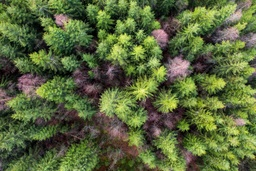
#> input picture images/aerial-drone-image-coniferous-forest_1093215-9582.jpg, 256 x 171 px, shrunk from 1060 x 706 before the run; its folder holds only this picture in this run
$ python TreeCoverage.py
#> lines starting #> are read from the running program, lines starting #| are printed output that depends on the picture
import cv2
import numpy as np
import os

# Global lists to store selected canopy and no-tree colors
global canopy_colors, no_tree_colors
canopy_colors = []  # List to store colors selected as part of the tree canopy
no_tree_colors = []  # List to store colors selected as non-tree areas

def load_image(image_path):
    """Loads an image from the specified path."""
    return cv2.imread(image_path)
#> returned value is the input picture: shape (171, 256, 3); mean B, G, R 60.1, 102.4, 89.4

def pick_color(event, x, y, flags, param):
    """Mouse callback function to select colors for tree and non-tree areas."""
    global canopy_colors, no_tree_colors
    image, selection_type = param  # Get the image and selection type (canopy/no_tree)

    if event == cv2.EVENT_LBUTTONDOWN:
        # Get a 5x5 region around the click point
        region = image[max(0, y-2):min(y+3, image.shape[0]), max(0, x-2):min(x+3, image.shape[1])]
        avg_color = np.mean(region.reshape(-1, 3), axis=0)  # Calculate the average color in the region

        # Append the average color to the respective list based on the selection type
        if selection_type == "canopy" and len(canopy_colors) < 4:
            canopy_colors.append(avg_color)
            print(f"Selected canopy color {len(canopy_colors)}: {avg_color}")
        elif selection_type == "no_tree" and len(no_tree_colors) < 3:
            no_tree_colors.append(avg_color)
            print(f"Selected no-tree color {len(no_tree_colors)}: {avg_color}")

        # Stop further selection when the required number of colors is selected
        if len(canopy_colors) >= 4 and selection_type == "canopy":
            cv2.destroyAllWindows()
        if len(no_tree_colors) >= 3 and selection_type == "no_tree":
            cv2.destroyAllWindows()

def get_colors(image, selection_type):
    """Displays an image and allows the user to click on multiple areas to set colors."""
    global canopy_colors, no_tree_colors
    cv2.imshow(f"Select {selection_type.capitalize()} Colors (Click 4 for Canopy, 3 for No-Tree)", image)
    cv2.setMouseCallback(f"Select {selection_type.capitalize()} Colors (Click 4 for Canopy, 3 for No-Tree)", pick_color, (image, selection_type))
    cv2.waitKey(0)  # Wait for user input (mouse click)

def is_tree_pixel(pixel, reference_colors, threshold=50):
    """Determines if a pixel is likely part of a tree based on similarity to any of the selected canopy colors."""
    return any(np.linalg.norm(pixel - color) < threshold for color in reference_colors)

def analyze_grid(image, grid_size=(10, 10)):
    """Divides the image into a grid, analyzes tree coverage, and assigns a density value."""
#> called with grid_size = (10, 10)
    global canopy_colors, no_tree_colors

    # If colors are not selected yet, prompt the user to select them
    if not canopy_colors:
        print("Please select 4 tree canopy colors.")
        get_colors(image, "canopy")
    if not no_tree_colors:
        print("Please select 3 no-tree colors.")
        get_colors(image, "no_tree")

    height, width, _ = image.shape
#> height = 171; width = 256
    cell_height = height // grid_size[1]
#> cell_height = 17
    cell_width = width // grid_size[0]
#> cell_width = 25

    density_map = np.zeros(grid_size)  # Initialize a density map

    # Loop over each grid cell and calculate tree density
    for row in range(grid_size[1]):
        for col in range(grid_size[0]):
            x_start = col * cell_width
            y_start = row * cell_height
            x_end = x_start + cell_width
            y_end = y_start + cell_height

            cell = image[y_start:y_end, x_start:x_end]  # Extract the cell
            # Count pixels that match canopy colors
            tree_pixels = np.sum([is_tree_pixel(pixel, canopy_colors) for pixel in cell.reshape(-1, 3)])
            tree_density = tree_pixels / (cell_width * cell_height)  # Calculate density as the ratio of tree pixels

            density_map[row, col] = tree_density  # Store the density value for the current cell

    return density_map

def apply_heatmap(image, density_map, grid_size):
    """Applies a heatmap overlay to indicate tree density."""
#> called with density_map = array of shape (10, 10), grid_size = (10, 10)
    height, width, _ = image.shape
#> height = 171; width = 256
    cell_height = height // grid_size[1]
#> cell_height = 17
    cell_width = width // grid_size[0]
#> cell_width = 25

    heatmap = np.zeros((height, width, 3), dtype=np.uint8)  # Initialize heatmap

    # Loop over each grid cell and apply color based on density
    for row in range(grid_size[1]):
        for col in range(grid_size[0]):
            x_start = col * cell_width
            y_start = row * cell_height
            x_end = x_start + cell_width
            y_end = y_start + cell_height

            intensity = int(density_map[row, col] * 255)  # Scale the density value to 0-255
            # Set color for the current cell: blue for low density, red for high density
            heatmap[y_start:y_end, x_start:x_end] = (0, intensity, 255 - intensity)
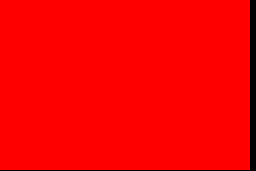
#> heatmap: shape (171, 256, 3); mean of channels 0, 1, 2 0, 0, 247.6; drawn as B, G, R

    # Blend the original image with the heatmap
    blended = cv2.addWeighted(image, 0.6, heatmap, 0.4, 0)
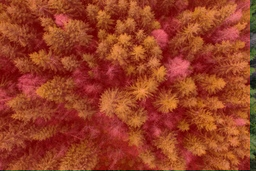
#> blended: shape (171, 256, 3); mean B, G, R 36.1, 61.4, 152.6
    return blended

def process_directory(image_dir, grid_size=(10, 10)):
    """Processes all images in a directory and applies a heatmap."""
    for filename in os.listdir(image_dir):
        if filename.lower().endswith(('.png', '.jpg', '.jpeg')):
            image_path = os.path.join(image_dir, filename)
            image = load_image(image_path)  # Load the image
            density_map = analyze_grid(image, grid_size)  # Analyze tree density
            result_image = apply_heatmap(image, density_map, grid_size)  # Apply heatmap to the image

            # Display the result
            cv2.imshow(f'Tree Coverage Heatmap - {filename}', result_image)
            cv2.waitKey(0)  # Wait for user input
            cv2.destroyAllWindows()  # Close the image window

def main(image_dir, grid_size=(10, 10)):
    """Runs the tree coverage analysis on all images in a directory with a heatmap."""
    process_directory(image_dir, grid_size)

if __name__ == "__main__":
    main("images")  # Replace with your actual directory path
